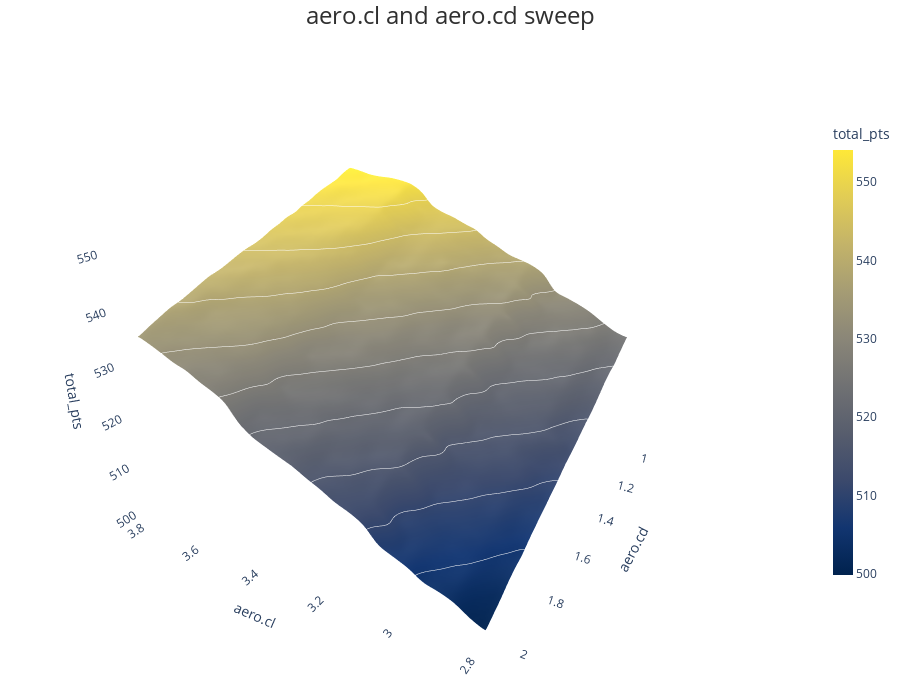

The cell this chart's notebook holds for it:
### Code cell
aero_results.plot_surface(view_angle=120)

### Figure 1 — Plotly figure (JSON) as saved in the notebook; plotly's stock layout.template omitted (floating-point values rounded to 4 significant figures; data arrays with more than 128 entries replaced by an {"elided": "..."} marker saying what was removed)
{"data": [{"colorbar": {"len": 0.7, "thickness": 20, "tickfont": {"size": 12}, "title": {"font": {"size": 14}, "text": "total_pts"}}, "colorscale": [[0, "#00224e"], [0.1111, "#123570"], [0.2222, "#3b496c"], [0.3333, "#575d6d"], [0.4444, "#707173"], [0.5556, "#8a8678"], [0.6667, "#a59c74"], [0.7778, "#c3b369"], [0.8889, "#e1cc55"], [1, "#fee838"]], "contours": {"z": {"color": "white", "end": 554.2, "show": true, "size": 5.428, "start": 499.9, "width": 2}}, "hovertemplate": "aero.cl: %{x:.2f}<br>aero.cd: %{y:.2f}<br>total_pts: %{z:.2f}<extra></extra>", "type": "surface", "x": {"elided": "130x130 float values"}, "y": {"elided": "130x130 float values"}, "z": {"elided": "130x130 float values"}}], "layout": {"height": 700, "margin": {"b": 15, "l": 0, "r": 0, "t": 15}, "scene": {"aspectratio": {"x": 1, "y": 1, "z": 0.8}, "camera": {"center": {"x": 0, "y": 0, "z": 0}, "eye": {"x": -1.0, "y": 1.732, "z": 0.8}, "up": {"x": 0, "y": 0, "z": 1}}, "xaxis": {"backgroundcolor": "rgba(240, 240, 240, 0.8)", "gridcolor": "rgba(211, 211, 211, 0.3)", "showbackground": true, "title": {"text": "aero.cl"}}, "yaxis": {"backgroundcolor": "rgba(240, 240, 240, 0.8)", "gridcolor": "rgba(211, 211, 211, 0.3)", "showbackground": true, "title": {"text": "aero.cd"}}, "zaxis": {"backgroundcolor": "rgba(240, 240, 240, 0.8)", "gridcolor": "rgba(211, 211, 211, 0.3)", "showbackground": true, "title": {"text": "total_pts"}}}, "title": {"font": {"color": "#303030", "size": 24}, "pad": {"b": 0, "t": 0}, "text": "aero.cl and aero.cd sweep", "x": 0.5, "xanchor": "center", "yanchor": "top"}, "width": 900}}
